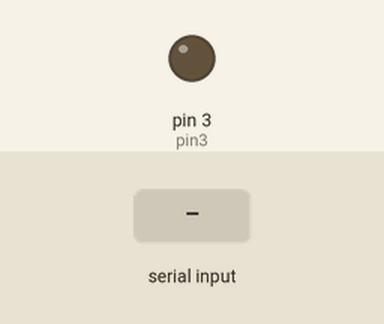
Bench run of a sketch on a simulated Arduino Uno, built with avr-gcc and run on an emulated ATmega328P. On the bench: output pins drawn as LEDs (lit = HIGH). The inputs (shaded band) are chosen by the test bench.

Above: at 1.2 s.
1.3 s: "90,45\n" received over Serial
At 2.8 s:
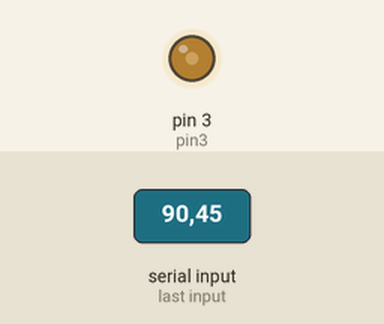
3.8 s: "30,150\n" received over Serial
At 6.0 s:
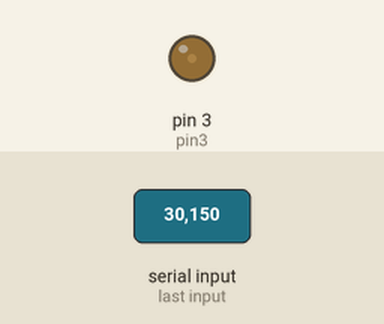
6.4 s: "200\n" received over Serial
At 7.9 s:
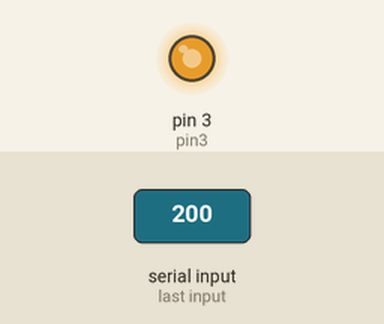
8.9 s: "90\n" received over Serial
At 11.0 s:
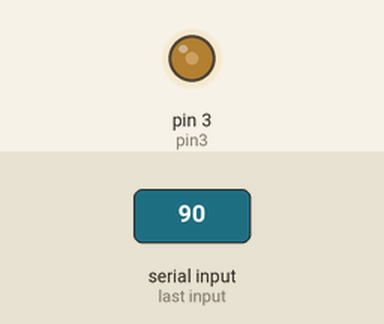
Timing chart, 0 to 12.4 s (numbered marks = the images above; inputs shaded):
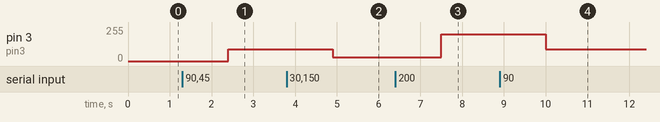

The sketch:

PWM_control_sketch.ino
```cpp
const int pin3 = 3;
int inputNumber;

void setup() {
  // put your setup code here, to run once:
  pinMode(pin3, OUTPUT);
  inputNumber = 0;
  Serial.begin(9600);
}

void loop() {
  // put your main code here, to run repeatedly:
  while(!Serial.available()) {delay(100);}
  inputNumber = Serial.parseInt();
  Serial.readString();

  if(inputNumber < 0) {
    inputNumber = 0;
  } else if (inputNumber > 255) {
    inputNumber = 255;
  }

  analogWrite(pin3, inputNumber);

}
```

Measured:
- after the input at 1.3 s, pin 3 (pin3): 0/255 → 90/255 after 1.1 s
- after the input at 3.8 s, pin 3 (pin3): 90/255 → 30/255 after 1.1 s
- after the input at 6.4 s, pin 3 (pin3): 30/255 → 200/255 after 1.1 s
- after the input at 8.9 s, pin 3 (pin3): 200/255 → 90/255 after 1.1 s
